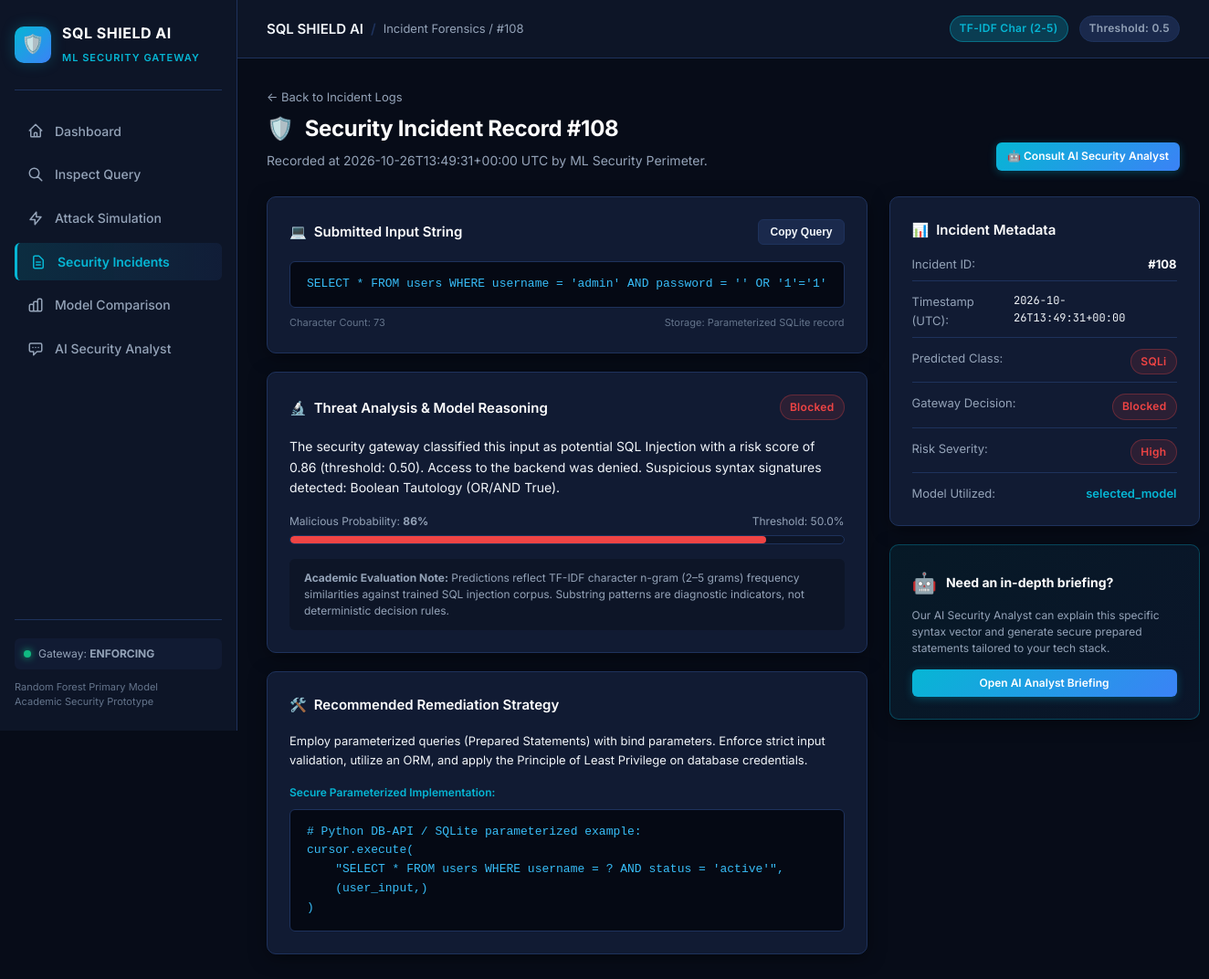
Screenshot of /incidents/108 with the database file from the repository.
### tables this page shows
CREATE TABLE incidents (
    id INTEGER PRIMARY KEY AUTOINCREMENT,
    timestamp TEXT NOT NULL,
    submitted_input TEXT NOT NULL,
    predicted_class TEXT NOT NULL,
    model_used TEXT NOT NULL,
    score REAL,
    action_taken TEXT NOT NULL,
    severity TEXT NOT NULL,
    explanation TEXT,
    mitigation TEXT
);

### app.py (the view)
@app.get("/incidents/<int:incident_id>")
def incident_detail_page(incident_id):
    incident = get_incident(incident_id)
    if incident is None:
        return render_template("404.html", message=f"Incident #{incident_id} was not found."), 404
    return render_template(
        "incident_detail.html",
        active="incidents",
        incident=incident,
        config=config,
    )

### database/db.py (called while the page is built)
def get_connection():
    conn = sqlite3.connect(DB_PATH)
    conn.row_factory = sqlite3.Row
    return conn

def get_incident(incident_id):
    with get_connection() as conn:
        row = conn.execute(
            "SELECT * FROM incidents WHERE id = ?", (int(incident_id),)
        ).fetchone()
        return dict(row) if row else None

### templates/incident_detail.html (shortened to what this page needs)
{% extends "base.html" %}
{% block breadcrumb %}Incident Forensics / #{{ incident.id }}{% endblock %}
{% block content %}
<div class="page-header" style="display:flex; justify-content:space-between; align-items:flex-end; flex-wrap:wrap; gap:16px;">
  <div>
    <div style="display:flex; align-items:center; gap:10px; margin-bottom:6px;">
      <a href="/incidents" style="color:var(--text-secondary); text-decoration:none; font-size:13px;">← Back to Incident Logs</a>
    </div>
    <h1 class="page-title">
      <span>🛡️</span> Security Incident Record #{{ incident.id }}
    </h1>
    <p class="page-subtitle">
      Recorded at {{ incident.timestamp }} UTC by ML Security Perimeter.
    </p>
  </div>
  <div style="display:flex; gap:10px;">
    <a href="/analyst?incident_id={{ incident.id }}" class="btn btn-primary btn-sm">
      🤖 Consult AI Security Analyst
    </a>
  </div>
</div>
<div class="grid-sidebar-layout">
  <div>
    <div class="card" style="margin-bottom: 20px;">
      <div class="card-header">
        <div class="card-title">
          <span>💻</span> Submitted Input String
        </div>
        <button class="btn btn-secondary btn-sm" onclick="copyToClipboard(document.getElementById('full-query-text').innerText, this)">
          Copy Query
        </button>
      </div>
      <div class="code-block">
        <pre><code id="full-query-text">{{ incident.submitted_input }}</code></pre>
      </div>
      <div style="display:flex; justify-content:space-between; font-size:11px; color:var(--text-muted); margin-top:8px;">
        <span>Character Count: {{ incident.submitted_input|length }}</span>
        <span>Storage: Parameterized SQLite record</span>
      </div>
    </div>
    <div class="card" style="margin-bottom: 20px;">
      <div class="card-header">
        <div class="card-title">
          <span>🔬</span> Threat Analysis & Model Reasoning
        </div>
        <span class="badge {{ 'badge-block' if incident.action_taken == 'Blocked' else 'badge-allow' }}">
          {{ incident.action_taken }}
        </span>
      </div>
      <div style="font-size:14px; line-height:1.6; color:var(--text-primary); margin-bottom:16px;">
        <p>{{ incident.explanation }}</p>
      </div>
      <div class="score-meter">
        <div class="score-meter-header">
          <span>Malicious Probability: <strong>{{ (incident.score * 100)|round|int }}%</strong></span>
          <span>Threshold: {{ config.DEFAULT_THRESHOLD * 100 }}%</span>
        </div>
        <div class="score-track">
          {% set pct = (incident.score * 100)|round|int %}
          <div class="score-fill {{ 'high' if pct >= 75 else ('medium' if pct >= 40 else 'low') }}" style="width: {{ pct }}%;"></div>
        </div>
      </div>
      <div style="background:var(--bg-secondary); padding:12px 16px; border-radius:6px; font-size:12px; color:var(--text-secondary); margin-top:14px; line-height:1.5;">
        <strong>Academic Evaluation Note:</strong> Predictions reflect TF-IDF character n-gram (2–5 grams) frequency similarities against trained SQL injection corpus. Substring patterns are diagnostic indicators, not deterministic decision rules.
      </div>
    </div>
    <div class="card">
      <div class="card-header">
        <div class="card-title">
          <span>🛠️</span> Recommended Remediation Strategy
        </div>
      </div>
      <div style="font-size:13px; line-height:1.6; color:var(--text-primary); margin-bottom:16px;">
        <p>{{ incident.mitigation }}</p>
      </div>
      <div style="margin-top:14px;">
        <span style="font-size:12px; font-weight:600; color:var(--accent-cyan); display:block; margin-bottom:8px;">
          Secure Parameterized Implementation:
        </span>
        <div class="code-block">
<pre><code># Python DB-API / SQLite parameterized example:
cursor.execute(
    "SELECT * FROM users WHERE username = ? AND status = 'active'",
    (user_input,)
)</code></pre>
        </div>
      </div>
    </div>
  </div>
  <div style="display:flex; flex-direction:column; gap:20px;">
    <div class="card">
      <div class="card-title" style="margin-bottom:16px;">
        <span>📊</span> Incident Metadata
      </div>
      <div style="display:flex; flex-direction:column; gap:12px; font-size:13px;">
        <div style="display:flex; justify-content:space-between; border-bottom:1px solid var(--border-color); padding-bottom:8px;">
          <span style="color:var(--text-secondary);">Incident ID:</span>
          <span style="font-weight:700; color:#fff;">#{{ incident.id }}</span>
        </div>
        <div style="display:flex; justify-content:space-between; border-bottom:1px solid var(--border-color); padding-bottom:8px;">
          <span style="color:var(--text-secondary);">Timestamp (UTC):</span>
          <span style="font-family:var(--font-mono); font-size:12px;">{{ incident.timestamp }}</span>
        </div>
        <div style="display:flex; justify-content:space-between; border-bottom:1px solid var(--border-color); padding-bottom:8px;">
          <span style="color:var(--text-secondary);">Predicted Class:</span>
          <span class="badge {{ 'badge-block' if incident.predicted_class == 'SQLi' else 'badge-allow' }}">
            {{ incident.predicted_class }}
          </span>
        </div>
        <div style="display:flex; justify-content:space-between; border-bottom:1px solid var(--border-color); padding-bottom:8px;">
          <span style="color:var(--text-secondary);">Gateway Decision:</span>
          <span class="badge {{ 'badge-block' if incident.action_taken == 'Blocked' else 'badge-allow' }}">
            {{ incident.action_taken }}
          </span>
        </div>
        <div style="display:flex; justify-content:space-between; border-bottom:1px solid var(--border-color); padding-bottom:8px;">
          <span style="color:var(--text-secondary);">Risk Severity:</span>
          <span class="badge {{ 'badge-block' if incident.severity == 'High' else ('badge-warn' if incident.severity == 'Medium' else 'badge-allow') }}">
            {{ incident.severity }}
          </span>
        </div>
        <div style="display:flex; justify-content:space-between;">
          <span style="color:var(--text-secondary);">Model Utilized:</span>
          <span style="color:var(--accent-cyan); font-weight:600;">{{ incident.model_used }}</span>
        </div>
      </div>
    </div>
    <div class="card" style="background: linear-gradient(135deg, rgba(6, 182, 212, 0.08), rgba(59, 130, 246, 0.08)); border-color: rgba(6, 182, 212, 0.3);">
      <div style="display:flex; align-items:center; gap:10px; margin-bottom:10px;">
        <span style="font-size:22px;">🤖</span>
        <span style="font-weight:700; color:#fff; font-size:14px;">Need an in-depth briefing?</span>
      </div>
      <p style="font-size:12px; color:var(--text-secondary); line-height:1.5; margin-bottom:14px;">
        Our AI Security Analyst can explain this specific syntax vector and generate secure prepared statements tailored to your tech stack.
      </p>
      <a href="/analyst?incident_id={{ incident.id }}" class="btn btn-primary btn-sm" style="width:100%;">
        Open AI Analyst Briefing
      </a>
    </div>
  </div>
</div>
{% endblock %}

### static/css/style.css (style rules this page uses)
:root { --bg-primary: #070c18; --bg-secondary: #0d1527; --bg-card: #111b33; --bg-card-hover: #162342; --bg-surface: #1a294c; --border-color: #1e325c; --border-light: rgba(255, 255, 255, 0.08); --text-primary: #f1f5f9; --text-secondary: #94a3b8; --text-muted: #64748b; --accent-cyan: #06b6d4; --accent-cyan-glow: rgba(6, 182, 212, 0.25); --accent-blue: #3b82f6; --accent-blue-glow: rgba(59, 130, 246, 0.25); --accent-indigo: #6366f1; --status-allow: #10b981; --status-allow-bg: rgba(16, 185, 129, 0.12); --status-allow-border: rgba(16, 185, 129, 0.3); --status-block: #ef4444; --status-block-bg: rgba(239, 68, 68, 0.12); --status-block-border: rgba(239, 68, 68, 0.3); --status-warn: #f59e0b; --status-warn-bg: rgba(245, 158, 11, 0.12); --status-warn-border: rgba(245, 158, 11, 0.3); --font-sans: 'Inter', -apple-system, BlinkMacSystemFont, 'Segoe UI', Roboto, sans-serif; --font-mono: 'JetBrains Mono', 'Fira Code', monospace; --radius-sm: 6px; --radius-md: 10px; --radius-lg: 14px; --transition: all 0.2s cubic-bezier(0.16, 1, 0.3, 1); --shadow-card: 0 4px 20px -2px rgba(0, 0, 0, 0.5); --shadow-glow: 0 0 25px rgba(6, 182, 212, 0.15); }
*, *::before, *::after { box-sizing: border-box; margin: 0; padding: 0; }
body { background-color: var(--bg-primary); color: var(--text-primary); font-family: var(--font-sans); line-height: 1.55; display: flex; min-height: 100vh; -webkit-font-smoothing: antialiased; }
.page-header { margin-bottom: 28px; }
.page-title { font-size: 24px; font-weight: 700; color: #fff; letter-spacing: -0.3px; display: flex; align-items: center; gap: 12px; }
.page-subtitle { color: var(--text-secondary); font-size: 14px; margin-top: 6px; }
.grid-sidebar-layout { display: grid; grid-template-columns: 1fr 340px; gap: 24px; margin-bottom: 24px; }
.card { background: var(--bg-card); border: 1px solid var(--border-color); border-radius: var(--radius-md); padding: 24px; box-shadow: var(--shadow-card); transition: var(--transition); position: relative; overflow: hidden; }
.card-header { display: flex; align-items: center; justify-content: space-between; margin-bottom: 18px; }
.card-title { font-size: 15px; font-weight: 600; color: #fff; display: flex; align-items: center; gap: 8px; }
.badge { display: inline-flex; align-items: center; gap: 6px; padding: 4px 10px; border-radius: 999px; font-size: 12px; font-weight: 600; letter-spacing: 0.3px; }
.badge-block { background: var(--status-block-bg); color: var(--status-block); border: 1px solid var(--status-block-border); }
.btn { display: inline-flex; align-items: center; justify-content: center; gap: 8px; padding: 10px 18px; border-radius: var(--radius-sm); font-size: 14px; font-weight: 600; cursor: pointer; border: none; transition: var(--transition); text-decoration: none; }
.btn-primary { background: linear-gradient(135deg, var(--accent-cyan), var(--accent-blue)); color: #fff; box-shadow: 0 2px 10px rgba(6, 182, 212, 0.3); }
.btn-secondary { background: var(--bg-surface); color: var(--text-primary); border: 1px solid var(--border-color); }
.btn-sm { padding: 6px 12px; font-size: 12px; }
.score-meter { margin: 16px 0; }
.score-meter-header { display: flex; justify-content: space-between; font-size: 12px; color: var(--text-secondary); margin-bottom: 6px; }
.score-track { height: 10px; background: var(--bg-secondary); border-radius: 999px; overflow: hidden; border: 1px solid var(--border-color); position: relative; }
.score-fill { height: 100%; border-radius: 999px; transition: width 0.6s cubic-bezier(0.16, 1, 0.3, 1); }
.score-fill.high { background: var(--status-block); }
.code-block { background: #050914; border: 1px solid var(--border-color); border-radius: var(--radius-sm); padding: 14px 18px; font-family: var(--font-mono); font-size: 13px; color: #e2e8f0; overflow-x: auto; line-height: 1.6; position: relative; }
.code-block code { color: #38bdf8; }

### rows the page displays
incidents: id "108", timestamp "2026-10-26T13:49:31+00:00", submitted_input "SELECT * FROM users WHERE username = 'admin' AND password = '' OR '1'='1'", action_taken "Blocked", explanation "The security gateway classified this input as potential SQL Injection with a risk score of 0.86 (threshold: 0.50). Access to the backend was denied. Suspicious syntax signatures detected: Boolean Tautology (OR/AND True).", (incident.score*100)|round|int "86", mitigation "Employ parameterized queries (Prepared Statements) with bind parameters. Enforce strict input validation, utilize an ORM, and apply the Principle of Least Privilege on database credentials.", predicted_class "SQLi", severity "High", model_used "selected_model"

### other values shown
{{ config.DEFAULT_THRESHOLD }} "0.5"
{{ incident.submitted_input|length }} "73"
{{ config.DEFAULT_THRESHOLD * 100 }} "50.0"
